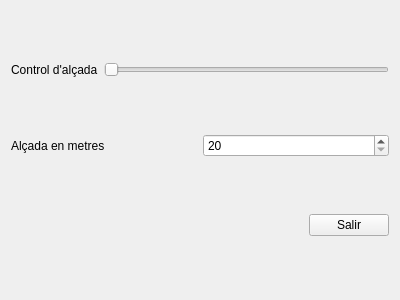
<?xml version="1.0" encoding="UTF-8"?>
<ui version="4.0">
 <class>Form</class>
 <widget class="QWidget" name="Form">
  <property name="geometry">
   <rect>
    <x>0</x>
    <y>0</y>
    <width>400</width>
    <height>300</height>
   </rect>
  </property>
  <property name="windowTitle">
   <string>Form</string>
  </property>
  <layout class="QVBoxLayout" name="verticalLayout">
   <item>
    <layout class="QHBoxLayout" name="horizontalLayout">
     <item>
      <widget class="QLabel" name="label">
       <property name="text">
        <string>Control d'alçada</string>
       </property>
      </widget>
     </item>
     <item>
      <widget class="QSlider" name="horizontalSlider">
       <property name="minimum">
        <number>20</number>
       </property>
       <property name="maximum">
        <number>150</number>
       </property>
       <property name="orientation">
        <enum>Qt::Horizontal</enum>
       </property>
      </widget>
     </item>
    </layout>
   </item>
   <item>
    <layout class="QHBoxLayout" name="horizontalLayout_2">
     <item>
      <widget class="QLabel" name="label_2">
       <property name="text">
        <string>Alçada en metres</string>
       </property>
      </widget>
     </item>
     <item>
      <widget class="QSpinBox" name="spinBox">
       <property name="minimum">
        <number>20</number>
       </property>
       <property name="maximum">
        <number>150</number>
       </property>
      </widget>
     </item>
    </layout>
   </item>
   <item>
    <layout class="QHBoxLayout" name="horizontalLayout_3">
     <item>
      <spacer name="horizontalSpacer">
       <property name="orientation">
        <enum>Qt::Horizontal</enum>
       </property>
       <property name="sizeHint" stdset="0">
        <size>
         <width>40</width>
         <height>20</height>
        </size>
       </property>
      </spacer>
     </item>
     <item>
      <widget class="QPushButton" name="pushButton">
       <property name="text">
        <string>Salir</string>
       </property>
      </widget>
     </item>
    </layout>
   </item>
  </layout>
 </widget>
 <resources/>
 <connections>
  <connection>
   <sender>pushButton</sender>
   <signal>clicked()</signal>
   <receiver>Form</receiver>
   <slot>close()</slot>
   <hints>
    <hint type="sourcelabel">
     <x>333</x>
     <y>240</y>
    </hint>
    <hint type="destinationlabel">
     <x>337</x>
     <y>198</y>
    </hint>
   </hints>
  </connection>
  <connection>
   <sender>horizontalSlider</sender>
   <signal>valueChanged(int)</signal>
   <receiver>spinBox</receiver>
   <slot>setValue(int)</slot>
   <hints>
    <hint type="sourcelabel">
     <x>207</x>
     <y>56</y>
    </hint>
    <hint type="destinationlabel">
     <x>229</x>
     <y>152</y>
    </hint>
   </hints>
  </connection>
  <connection>
   <sender>spinBox</sender>
   <signal>valueChanged(int)</signal>
   <receiver>horizontalSlider</receiver>
   <slot>setValue(int)</slot>
   <hints>
    <hint type="sourcelabel">
     <x>299</x>
     <y>142</y>
    </hint>
    <hint type="destinationlabel">
     <x>297</x>
     <y>56</y>
    </hint>
   </hints>
  </connection>
 </connections>
</ui>
